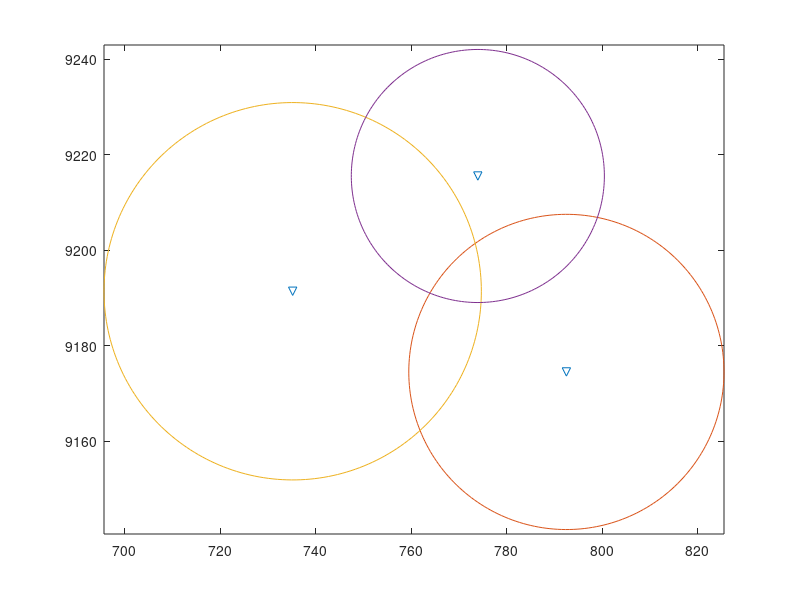

Reproduce this figure in MATLAB. (Note: this script raises an error after producing the figure.)
% --------------------------
% Penentuan Hiposenter dan episenter
% Metode 3 Lingkaran
% --------------------------
clear all
clc

%% INPUT
% Data Stasiun
x = [792.501 735.155 773.949]; % Data Stasiun posisi x
y = [9174.521 9191.425 9215.570]; % Data Stasiun posisi y
z = [0.615 0.589 0.1090]; % Data Stasiun posisi z
r = [33.02 39.53 26.51];
Color='k';
N = 256; % Number of side
theta = linspace(0,2*pi,N)';
figure(1)
plot(x,y,'v');
hold on;

%%
for i=1:length(x)
    X = cos(theta)*r(i)+ones(N,1)*x(i);
    Y = sin(theta)*r(i) + ones(N,1)*y(i);
    figure(1)
    plot(X,Y);
    axis equal
    hold on
    if i~=length(x)
        b(i,:) = ((r(i))^2-(r(i+1))^2)-((x(i))^2-x((i+1))^2)-((y(i))^2-(y(i+1))^2);
        c(i,:) = [(x(i)-x(i+1))*-2 (y(i)-y(i+1))*-2];
    else if i==length(x)
            b(i,:) = ((r(i))^2-(r(i-2))^2)-((x(i))^2-x((i-2))^2)-((y(i))^2-(y(i-2))^2);
            c(i,:) = [(x(i)-x(i-2))*-2 (y(i)-y(i-2))*-2];
        end
    end
end
A = lsqr(c,b)
figure(1)
plot(A(1),A(2),'or');
hipo=sin(acos(sqrt((A(1)-x(1))^2+(A(2)-y(1))^2)/r(1)))*r(1)+z(2)
figure(2)
plot3(x,y,z,'v');
set(gca,'zdir','reverse');
grid on
hold on
plot3(A(1),A(2),hipo,'*k')

%% Naming Figure
figure(1)
title('3-circle Method Map View');
xlabel('UTM Easting (km)');
ylabel('UTM Northing (km)');
figure(2)
title('3-circle Method 3D View');
xlabel('UTM Easting (km)');
ylabel('UTM Northing (km)');
zlabel('Depth (km)');